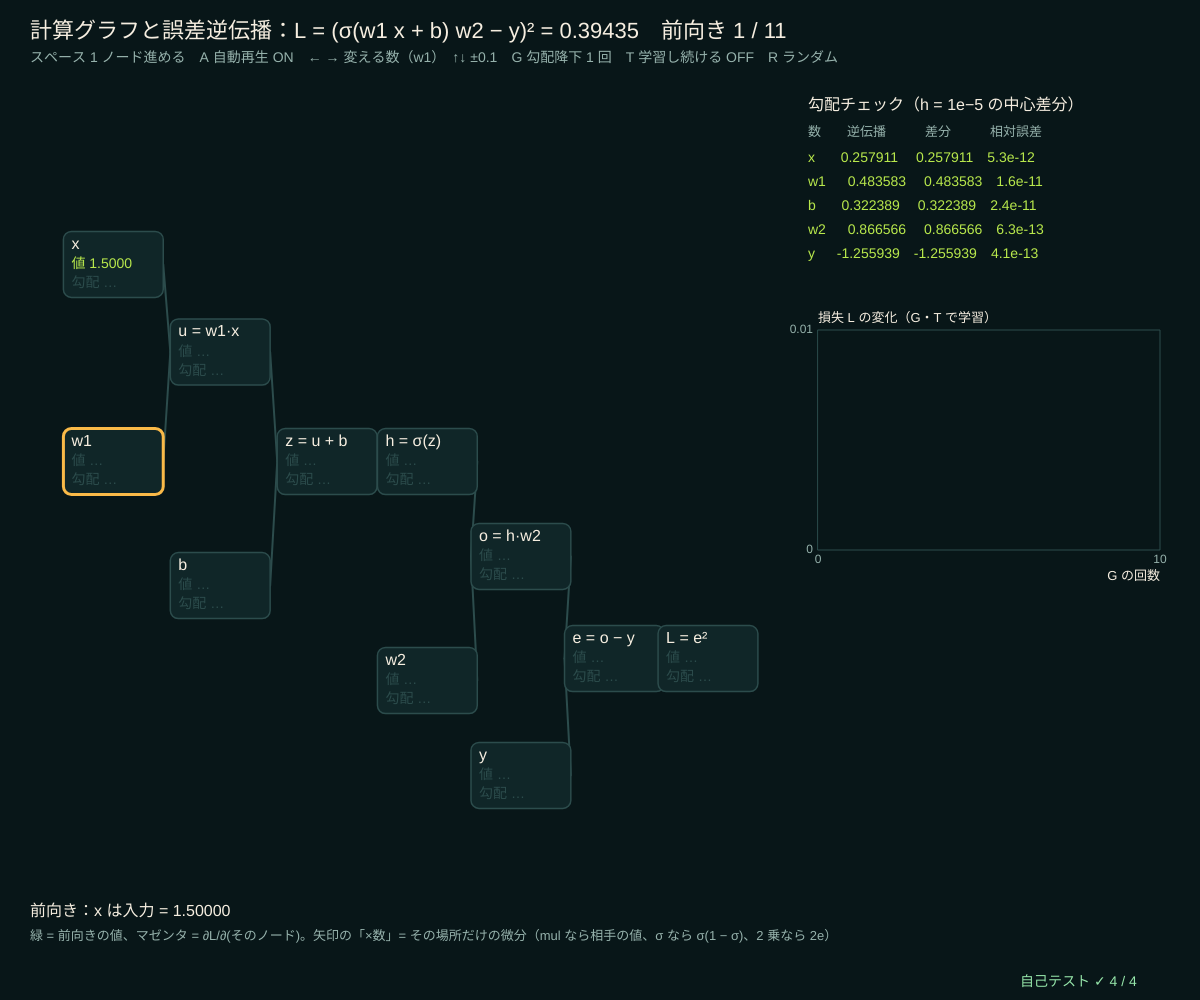
Frame 1 (no input)
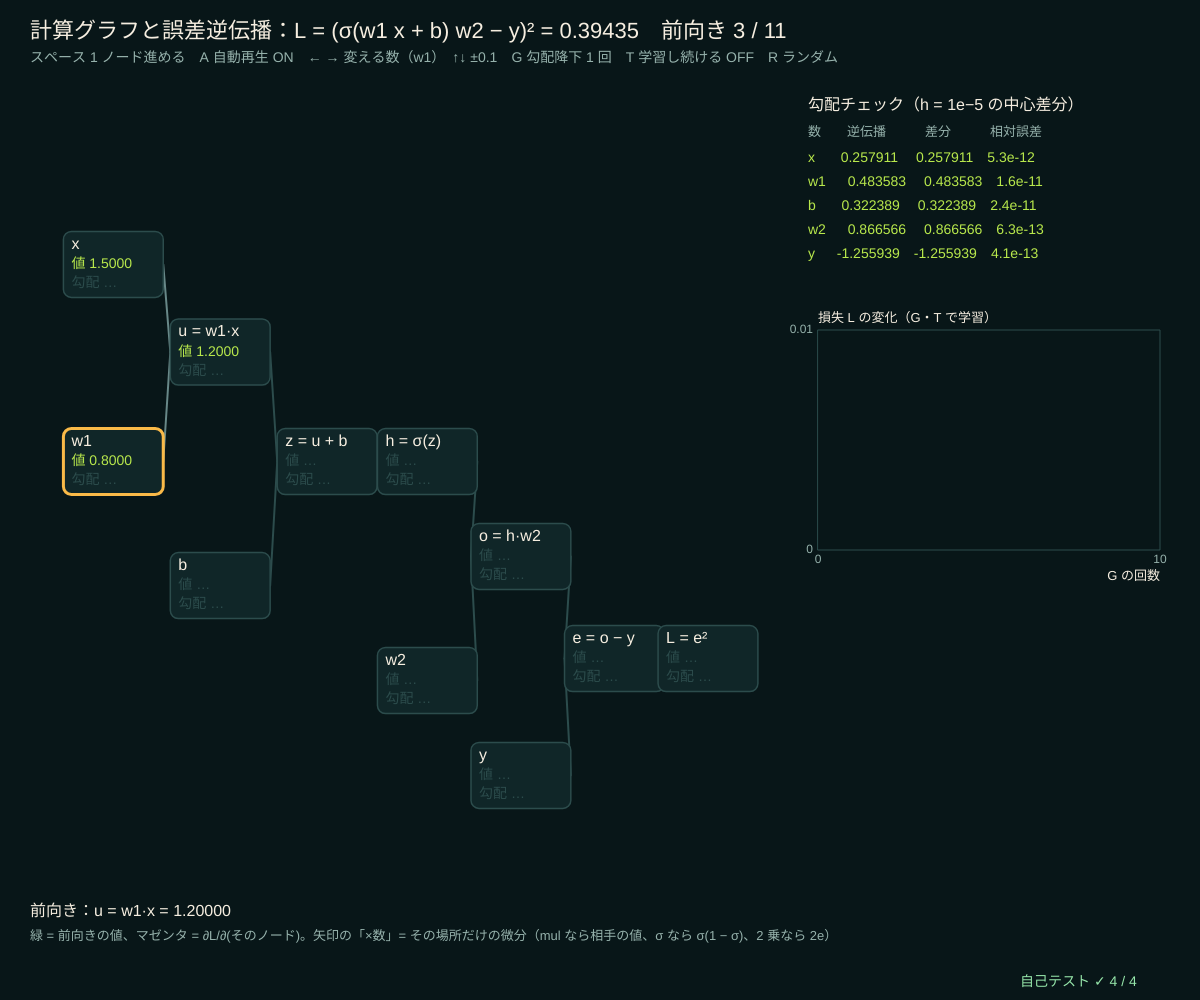
Frame 60 (no input)
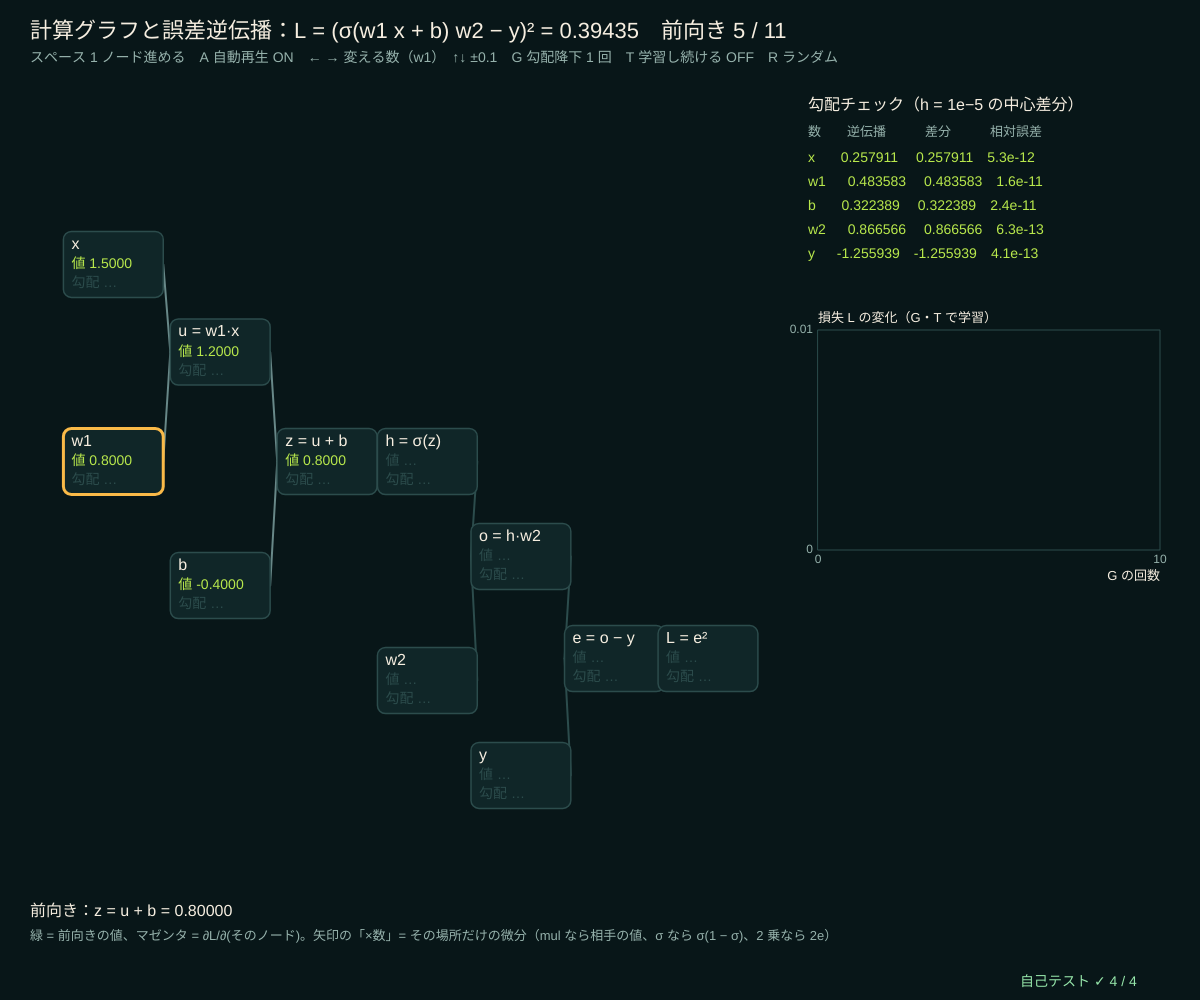
Frame 120 (the mouse pressed at the canvas centre since frame 60)

The p5.js sketch that drew these frames (run headless with seeded random() and noise() and a simulated clock; from frame 60 on, the mouse is pressed at the canvas centre):

// p5.js sketch
// ── sketch.js
// ============================================
// 04 計算グラフと誤差逆伝播 ─ 小さなネット L = (σ(w1 x + b) w2 − y)² を、1 回の計算ずつの「ノード」に分けて描く
// 前向き（左 → 右）：各ノードの値を計算。後ろ向き（右 → 左）：∂L/∂(ノード) を連鎖律でもどす
//   ∂L/∂(入力) = ∂L/∂(出力) × ∂(出力)/∂(入力)（その場所だけの微分）。同じ値を 2 か所で使ったら勾配は足し算
// 右の表：逆伝播の勾配と、差分 (L(p + h) − L(p − h))/2h が一致するかの確認（勾配チェック）
// スペース 1 ノードずつ進める / A 自動再生 / ← → 変える数をえらぶ / ↑↓ その数を ±0.1 / G 勾配降下を 1 回 / T 学習し続ける / R ランダムな値
// ============================================

const LR = 0.3;                          // ★ 勾配降下の学習率
const EDIT = ['x', 'w1', 'b', 'w2', 'y'];
let graphN = null, vals = { x: 1.5, w1: 0.8, b: -0.4, w2: 1.2, y: 0.2 }, editIdx = 1, phase = 0, autoOn = true, autoT = 0, trainOn = false, lossHist = [], seedV = 1;

function setup() {
  createCanvas(windowWidth, windowHeight);
  selfTest();
  graphN = makeGraph(); runAll(graphN, vals);
}

// ★ 計算グラフ：ノード = { id, op, args（入力ノードの番号）, val, grad }。並び順 = 計算の順番
function makeGraph() {
  let g = [], add = (id, op, args, p) => { g.push({ id, op, args: args || [], val: 0, grad: 0, p }); return g.length - 1; };
  let x = add('x', 'in', [], [0.05, 0.18]), w1 = add('w1', 'in', [], [0.05, 0.45]);
  let u = add('u', 'mul', [w1, x], [0.21, 0.3]), b = add('b', 'in', [], [0.21, 0.62]);
  let z = add('z', 'add', [u, b], [0.37, 0.45]), h = add('h', 'sig', [z], [0.52, 0.45]);
  let w2 = add('w2', 'in', [], [0.52, 0.75]), o = add('o', 'mul', [h, w2], [0.66, 0.58]);
  let y = add('y', 'in', [], [0.66, 0.88]), e = add('e', 'sub', [o, y], [0.8, 0.72]);
  add('L', 'sq', [e], [0.94, 0.72]);
  return g;
}
function nodeOf(g, id) { return g.find((n) => n.id === id); }
function forward(g, v) {
  for (let n of g) {
    let a = n.args.map((i) => g[i].val);
    if (n.op === 'in') n.val = v[n.id];
    else if (n.op === 'mul') n.val = a[0] * a[1];
    else if (n.op === 'add') n.val = a[0] + a[1];
    else if (n.op === 'sub') n.val = a[0] - a[1];
    else if (n.op === 'sig') n.val = sigm(a[0]);
    else if (n.op === 'sq') n.val = a[0] * a[0];
  }
  return g[g.length - 1].val;
}
function localGrads(g, n) {              // ∂(n)/∂(入力 k) の値（その場所だけの微分）
  let a = n.args.map((i) => g[i].val);
  if (n.op === 'mul') return [a[1], a[0]];
  if (n.op === 'add') return [1, 1];
  if (n.op === 'sub') return [1, -1];
  if (n.op === 'sig') return [n.val * (1 - n.val)];
  if (n.op === 'sq') return [2 * a[0]];
  return [];
}
// ★ 誤差逆伝播：最後のノードの勾配 = 1 から、逆の順番に「自分の勾配 × その場所の微分」を入力へ足していく
function backward(g) {
  for (let n of g) n.grad = 0;
  g[g.length - 1].grad = 1;
  for (let k = g.length - 1; k >= 0; k--) { let n = g[k], lg = localGrads(g, n); n.args.forEach((i, q) => (g[i].grad += n.grad * lg[q])); }
}
function runAll(g, v) { let L = forward(g, v); backward(g); return L; }
function lossAt(v) { return forward(makeGraph(), v); }
function gradCheck(v, id, hh) { let a = Object.assign({}, v), b = Object.assign({}, v); a[id] += hh; b[id] -= hh; return (lossAt(a) - lossAt(b)) / (2 * hh); }
function gdStep() {
  runAll(graphN, vals);
  for (let id of ['w1', 'b', 'w2']) vals[id] = clampv(vals[id] - LR * nodeOf(graphN, id).grad, -20, 20);
  let L = runAll(graphN, vals); lossHist.push(L); if (lossHist.length > 300) lossHist.shift();
}

function draw() {
  background(...BG);
  let nN = graphN.length;
  if (trainOn && frameCount % 3 === 0) { gdStep(); phase = 2 * nN; }
  if (autoOn && !trainOn && ++autoT % 30 === 0) phase = (phase + 1) % (2 * nN + 6);
  let L = runAll(graphN, vals);
  hudTitle('計算グラフと誤差逆伝播：L = (σ(w1 x + b) w2 − y)² = ' + fmtN(L, 5) + '　' + (phase < nN ? '前向き ' + (phase + 1) + ' / ' + nN : '後ろ向き ' + Math.min(nN, phase - nN + 1) + ' / ' + nN),
    'スペース 1 ノード進める　A 自動再生 ' + (autoOn ? 'ON' : 'OFF') + '　← → 変える数（' + EDIT[editIdx] + '）　↑↓ ±0.1　G 勾配降下 1 回　T 学習し続ける ' + (trainOn ? 'ON' : 'OFF') + '　R ランダム');
  let gw = width * 0.64, gy = 100, gh = height - 270, bw = Math.min(118, gw * 0.13), bh = 66;
  let pos = (n) => [30 + n.p[0] * (gw - bw), gy + n.p[1] * gh];
  // 矢印（後ろ向きで勾配が流れたら、マゼンタで局所的な微分を書く）
  for (let k = 0; k < nN; k++) {
    let n = graphN[k], lg = localGrads(graphN, n);
    n.args.forEach((i, q) => {
      let a = pos(graphN[i]), b = pos(n), back = phase >= nN && nN - 1 - (phase - nN) <= k;
      stroke(...(back ? MAG : phase >= k ? WIRE.map((c) => c + 60) : WIRE)); strokeWeight(back ? 3 : 2);
      line(a[0] + bw, a[1] + bh / 2, b[0], b[1] + bh / 2);
      if (back) { noStroke(); fill(...MAG); textSize(13); textAlign(CENTER, BOTTOM); text('×' + fmtN(lg[q], 3), (a[0] + bw + b[0]) / 2, (a[1] + b[1]) / 2 + bh / 2 - 4); }
    });
  }
  for (let k = 0; k < nN; k++) {
    let n = graphN[k], [x, y] = pos(n), shownF = phase >= k, shownB = phase >= nN && nN - 1 - (phase - nN) <= k, isEd = n.id === EDIT[editIdx];
    stroke(...(isEd ? AMBER : shownB ? MAG : WIRE)); strokeWeight(isEd ? 3 : 1.5); fill(...PANEL); rect(x, y, bw, bh, 8);
    noStroke(); fill(...INK); textSize(16); textAlign(LEFT, TOP);
    text(n.id + (n.op === 'in' ? '' : ' = ' + opLabel(graphN, n)), x + 8, y + 5);
    textSize(14); fill(...(shownF ? LIME : WIRE)); text('値 ' + (shownF ? fmtN(n.val, 4) : '…'), x + 8, y + 26);
    fill(...(shownB ? MAG : WIRE)); text('勾配 ' + (shownB ? fmtN(n.grad, 4) : '…'), x + 8, y + 45);
  }
  // 今のステップの説明
  noStroke(); textAlign(LEFT, BASELINE); textSize(16); fill(...INK);
  let ty = gy + gh + 86;
  if (phase < nN) { let n = graphN[phase]; text('前向き：' + n.id + (n.op === 'in' ? ' は入力 = ' : ' = ' + opLabel(graphN, n) + ' = ') + fmtN(n.val, 5), 30, ty); }
  else if (phase < 2 * nN) {
    let k = nN - 1 - (phase - nN), n = graphN[k];
    if (k === nN - 1) text('後ろ向き：∂L/∂L = 1 から始める', 30, ty);
    else { let users = graphN.filter((m) => m.args.includes(k)); text('後ろ向き：∂L/∂' + n.id + ' = ' + users.map((m) => '∂L/∂' + m.id + ' × ∂' + m.id + '/∂' + n.id).join(' + ') + ' = ' + fmtN(n.grad, 5), 30, ty); }
  } else text('全部の勾配がそろった。G で w1, b, w2 を「勾配の反対向き」に ' + LR + ' 倍動かす', 30, ty);
  fill(...SUB); textSize(13);
  text('緑 = 前向きの値、マゼンタ = ∂L/∂(そのノード)。矢印の「×数」= その場所だけの微分（mul なら相手の値、σ なら σ(1 − σ)、2 乗なら 2e）', 30, ty + 24);
  // ---- 右：勾配チェックと損失
  let rx = gw + 40;
  fill(...INK); textSize(16); text('勾配チェック（h = 1e−5 の中心差分）', rx, 110);
  textSize(13); fill(...SUB); text('数　　逆伝播　　　差分　　　相対誤差', rx, 136);
  ['x', 'w1', 'b', 'w2', 'y'].forEach((id, i) => {
    let bp = nodeOf(graphN, id).grad, fd = gradCheck(vals, id, 1e-5), re = relErr(bp, fd);
    fill(...(re < 1e-6 ? LIME : MAG)); textSize(14);
    text(id.padEnd(3, ' ') + '　' + fmtN(bp, 6).padStart(9, ' ') + '　' + fmtN(fd, 6).padStart(9, ' ') + '　' + fmtE(re), rx, 162 + 24 * i);
  });
  let g = { x: rx + 10, y: 330, w: width - rx - 50, h: Math.min(220, height - 470), x0: 0, x1: Math.max(10, lossHist.length - 1), y0: 0, y1: Math.max(1e-3, ...lossHist, 0.01) };
  plotAxes(g, 'G の回数', '損失 L の変化（G・T で学習）', [0, g.x1], [0, +g.y1.toPrecision(2)]);
  plotXY(g, lossHist.map((_, i) => i), lossHist, AMBER, 2);
  drawSelfTest(width - 180, height - 14);
}
function opLabel(g, n) { let a = n.args.map((i) => g[i].id); return n.op === 'mul' ? a[0] + '·' + a[1] : n.op === 'add' ? a[0] + ' + ' + a[1] : n.op === 'sub' ? a[0] + ' − ' + a[1] : n.op === 'sig' ? 'σ(' + a[0] + ')' : n.op === 'sq' ? a[0] + '²' : ''; }

function keyPressed() {
  let nN = graphN.length;
  if (key === ' ') { autoOn = false; phase = (phase + 1) % (2 * nN + 1); }
  if (key === 'a' || key === 'A') autoOn = !autoOn;
  if (key === RIGHT_ARROW) editIdx = (editIdx + 1) % EDIT.length;
  if (key === LEFT_ARROW) editIdx = (editIdx + EDIT.length - 1) % EDIT.length;
  if (key === UP_ARROW) { vals[EDIT[editIdx]] = clampv(Math.round((vals[EDIT[editIdx]] + 0.1) * 10) / 10, -5, 5); phase = 0; }
  if (key === DOWN_ARROW) { vals[EDIT[editIdx]] = clampv(Math.round((vals[EDIT[editIdx]] - 0.1) * 10) / 10, -5, 5); phase = 0; }
  if (key === 'g' || key === 'G') { gdStep(); phase = 2 * nN; }
  if (key === 't' || key === 'T') trainOn = !trainOn;
  if (key === 'r' || key === 'R') { seedRng(400 + seedV++); for (let id of EDIT) vals[id] = Math.round(20 * (rnd() - 0.5)) / 10; lossHist = []; phase = 0; }
  return false;
}

// ============================================
// やってみよう
// ・スペースで 1 つずつ進め、∂L/∂w1 = 2e × w2 × σ(1 − σ) × x になっていることを紙で確かめる
// ・y を σ の範囲（0〜1）の外、例えば 1.5 にしたら学習はどこまで進む？
// ・makeGraph に新しいノード（例：L2 = L + 0.1 w2²）を足し、opLabel・forward・localGrads を書きかえる
// ・x を 0 にすると w1 の勾配はいくつ？ どうして？
// ============================================

// ---- 自己テスト
function selfTest() {
  selfTestResults = [];
  let g = makeGraph(), worst = 0;
  seedRng(404);
  for (let t = 0; t < 20; t++) {
    let v = { x: 2 * randn(), w1: randn(), b: randn(), w2: 2 * randn(), y: rnd() };
    runAll(g, v);
    for (let id of EDIT) { let bp = nodeOf(g, id).grad, fd = gradCheck(v, id, 1e-5); worst = Math.max(worst, Math.abs(bp - fd) / Math.max(1e-4, Math.abs(bp) + Math.abs(fd))); }
  }
  check('20 組のランダムな値：逆伝播の勾配 = 中心差分（相対誤差 ' + fmtE(worst) + ' < 1e−6）', worst < 1e-6);
  let v = { x: 1.5, w1: 0.8, b: -0.4, w2: 1.2, y: 0.2 }; runAll(g, v);
  let s = sigm(0.8 * 1.5 - 0.4), e = s * 1.2 - 0.2, closed = 2 * e * 1.2 * s * (1 - s) * 1.5;
  check('∂L/∂w1 = 2e · w2 · σ(1 − σ) · x（手で微分した式と一致）', near(nodeOf(g, 'w1').grad, closed, 1e-14));
  let sq = [{ id: 'a', op: 'in', args: [], val: 0, grad: 0 }, { id: 'f', op: 'mul', args: [0, 0], val: 0, grad: 0 }];
  forward(sq, { a: 3 }); backward(sq);
  check('同じ値を 2 回使う f = a·a：勾配は足し算で 2a = 6', sq[0].grad === 6);
  let keep = Object.assign({}, vals), keepH = lossHist.slice(), gg = graphN;
  graphN = makeGraph(); vals = Object.assign({}, v); let L0 = runAll(graphN, vals);
  for (let k = 0; k < 60; k++) gdStep();
  let L1 = runAll(graphN, vals);
  check('勾配降下 60 回で損失が下がる（' + fmtN(L0, 4) + ' → ' + fmtE(L1) + '）', L1 < 0.01 * L0);
  graphN = gg; vals = keep; lossHist = keepH;
  reportSelfTest();
}

// ==================================================
// ここから下は「神経回路網の道具」（中身は読まなくても OK。消さないでね）
// ==================================================
// ---- 色と小さな道具（神経細胞：深い青緑の黒、あたたかい白、シナプスのマゼンタ、軸索のライム）
const BG = [8, 22, 24];                  // 背景（深い青緑の黒）
const INK = [246, 238, 224];             // 文字（あたたかい白）
const MAG = [232, 72, 160], LIME = [184, 232, 76], AMBER = [250, 186, 72], SKY = [96, 196, 236], VIOLET = [168, 140, 250];
const SUB = [150, 178, 172], PANEL = [16, 38, 40], WIRE = [44, 76, 76];
function clampv(v, a, b) { return v < a ? a : v > b ? b : v !== v ? a : v; }     // NaN なら a に戻す
function sumOf(a) { let s = 0; for (let v of a) s += v; return s; }
function meanOf(a) { return a.length ? sumOf(a) / a.length : 0; }
function fmtN(v, d) { if (typeof v !== 'number' || v !== v) return '?'; if (!isFinite(v)) return v > 0 ? '∞' : '−∞'; let s = v.toFixed(d === undefined ? 2 : d); return /^-0\.?0*$/.test(s) ? s.slice(1) : s; }
function fmtE(v) { if (typeof v !== 'number' || !isFinite(v)) return '?'; return v === 0 ? '0' : v.toExponential(1); }
function hudTitle(t, sub) {              // 左上のタイトルと操作の説明
  noStroke(); fill(...INK); textSize(22); textAlign(LEFT, BASELINE); text(t, 30, 38);
  fill(...SUB); textSize(14); text(sub, 30, 62);
}
function sigm(z) { return 1 / (1 + Math.exp(-clampv(z, -40, 40))); }
// ---- 種つきの乱数（同じ種なら毎回同じ列 → 実験をくり返せる）
let rngState = 1;
function seedRng(s) { rngState = (s >>> 0) || 1; }
function rnd() {                         // 0〜1 の一様乱数（mulberry32）
  rngState = (rngState + 0x6d2b79f5) >>> 0;
  let t = rngState;
  t = Math.imul(t ^ (t >>> 15), t | 1);
  t ^= t + Math.imul(t ^ (t >>> 7), t | 61);
  return ((t ^ (t >>> 14)) >>> 0) / 4294967296;
}
function rndInt(a, b) { return a + Math.floor(rnd() * (b - a + 1)); }
function randn() { let u = 1 - rnd(), v = rnd(); return Math.sqrt(-2 * Math.log(u)) * Math.cos(2 * Math.PI * v); }   // 標準正規分布
function shuffleArr(a) { for (let i = a.length - 1; i > 0; i--) { let j = Math.floor(rnd() * (i + 1)); [a[i], a[j]] = [a[j], a[i]]; } return a; }
// ---- グラフの道具：g = { x, y, w, h, x0, x1, y0, y1 }
function gX(g, v) { return g.x + clampv((v - g.x0) / (g.x1 - g.x0), -0.02, 1.02) * g.w; }
function gY(g, v) { return g.y + g.h - clampv((v - g.y0) / (g.y1 - g.y0), -0.02, 1.02) * g.h; }
function plotAxes(g, xl, yl, xt, yt) {
  stroke(...WIRE); strokeWeight(1); noFill(); rect(g.x, g.y, g.w, g.h);
  noStroke(); fill(...SUB); textSize(12); textAlign(CENTER, TOP);
  for (let v of xt) text(+v.toPrecision(3), gX(g, v), g.y + g.h + 4);
  textAlign(RIGHT, CENTER);
  for (let v of yt) text(+v.toPrecision(3), g.x - 5, gY(g, v));
  textAlign(LEFT, BASELINE); fill(...INK); textSize(13);
  text(xl, g.x + g.w - textWidth(xl), g.y + g.h + 30); text(yl, g.x, g.y - 8);
}
function polyline(pts) {                 // 点が 2 つ以上あるときだけ折れ線を描く（空の beginShape を作らない）
  if (pts.length < 2) return;
  noFill(); beginShape(); for (let p of pts) vertex(p[0], p[1]); endShape();
}
function plotXY(g, xs, ys, col, sw) {    // (xs[i], ys[i]) を折れ線で（有限の値だけ）
  let pts = []; for (let i = 0; i < xs.length; i++) if (isFinite(ys[i])) pts.push([gX(g, xs[i]), gY(g, ys[i])]);
  stroke(...col); strokeWeight(sw || 2); polyline(pts);
}
function legend(x, y, items) {           // items = [[色, 名前], …]
  textSize(13); textAlign(LEFT, CENTER);
  for (let [c, s] of items) { noStroke(); fill(...c); rect(x, y - 5, 16, 10); fill(...INK); text(s, x + 22, y); y += 20; }
  textAlign(LEFT, BASELINE);
}
// ---- 自己テストの道具
let selfTestResults = [];
function check(name, cond) { selfTestResults.push({ name, ok: !!cond }); }
function near(a, b, tol) { return a !== null && a !== undefined && isFinite(a) && Math.abs(a - b) <= (tol === undefined ? 1e-9 : tol); }
function relErr(a, b) { return Math.abs(a - b) / Math.max(1e-12, Math.abs(a) + Math.abs(b)); }
function noNaN(v) { return Array.isArray(v) || ArrayBuffer.isView(v) ? Array.from(v).every(noNaN) : !(typeof v === 'number' && !isFinite(v)); }
function reportSelfTest() { for (let r of selfTestResults) (r.ok ? console.log : console.error)((r.ok ? '✓ ' : '✗ ') + r.name); }
function selfTestLine() { let n = selfTestResults.filter((r) => r.ok).length; return '自己テスト ' + (n === selfTestResults.length ? '✓ ' : '✗ ') + n + ' / ' + selfTestResults.length; }
function drawSelfTest(x, y) { noStroke(); fill(selfTestResults.every((r) => r.ok) ? color(150, 230, 170) : color(255, 90, 110)); textSize(14); textAlign(LEFT, BASELINE); text(selfTestLine(), x, y); }
